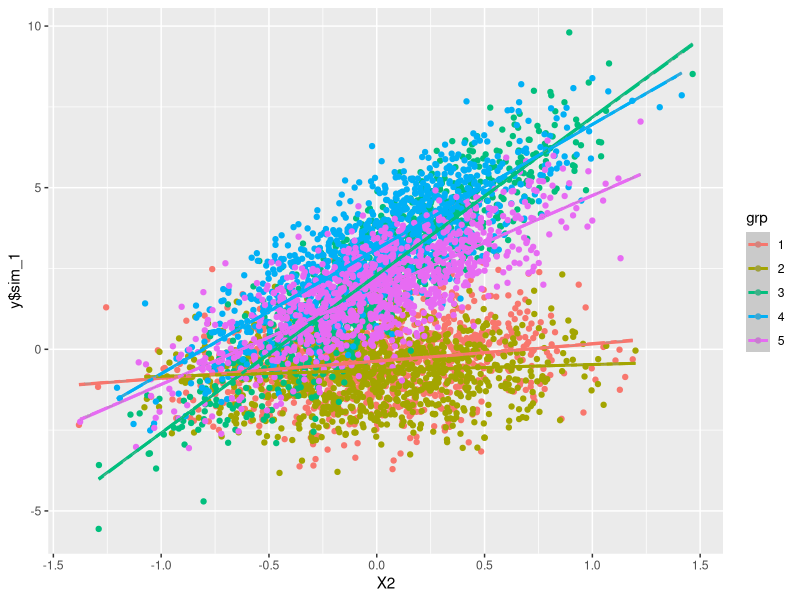

The R script that drew this image:
library(lme4)
library(tidyverse)
options(bitmapType="cairo")
# データ生成
set.seed(42)
# モデル構造。
groups <- 5
NperGrp <- 1000
form <- y ~ 1 + X1 + X2 + (1+X2| grp)
simulate_data <- lme4::mkDataTemplate(formula = form, nGrps = groups , nPerGrp = NperGrp,
                                      rfunc = "rnorm", mean=0, sd = 0.4)

# パラメータの箱を作る
params <- lme4::mkParsTemplate(formula = form, data = simulate_data)
params$beta[] <- c(0.6, 0.1, 1.7) # fixed effect parameters

# 変量効果の分散共分散行列を定義する。
random_effect <- matrix(c(1.0, 0.7,
                          0.7, 1.0),2,2)
params$theta[] <- lme4::Vv_to_Cv(lme4::mlist2vec(random_effect))

simulate_data$y <- simulate(form, newdata = simulate_data, newparams = params, family = "gaussian")

# modeling
model1 <- lm(y$sim_1~X1+X2 ,data = simulate_data)
summary(model1)

model2 <- lme4::lmer(y$sim_1 ~ X1 + X2 + (1 | grp), data = simulate_data)
summary(model2)

model3 <- lme4::lmer(y$sim_1 ~ X1 + X2 + (X2 | grp), data = simulate_data)
summary(model3)

model4 <- lme4::lmer(y$sim_1 ~ X1 + X2 + (1 + X2 | grp), data = simulate_data)
summary(model4)

# coef(): return coefficient each groups
coef(model4)
# ranef(): return random effect estimates each groups
lme4::ranef(model4)

anova(model4,model3,model2, model1)


# coef() = ranef() + summary(model)$coefficient
# let us calculate those effect for model4.
coef_calc <- matrix(0,5,3)
for(group in 1:groups){
  coef_calc[group,] <- summary(model4)$coefficient[,1] + c(ranef(model4)$grp[group,1], 0, ranef(model4)$grp[group,2])
}
coef_calc

#check: if all elements are zero, calculation above is correct.
coef(model4)$grp-coef_calc

simulate_data$lm_fitted <- fitted(model1)
simulate_data$glmm_fitted <- fitted(model4)

g <- ggplot2::ggplot(simulate_data, aes(x = X2, y = y$sim_1))+
  # scatter plot
  geom_point(aes(group = grp, color = grp))+
  # fitted value from lm model
  geom_smooth(aes(group = grp, color = grp),
              method = "lm", se = F) + 
  # geom_smooth(aes(y = lm_fitted, color = grp)) + 
  # generated value from hierarchical bayes model.
  geom_smooth(aes(y = glmm_fitted, color = grp), linetype = "twodash")


plot(g)
